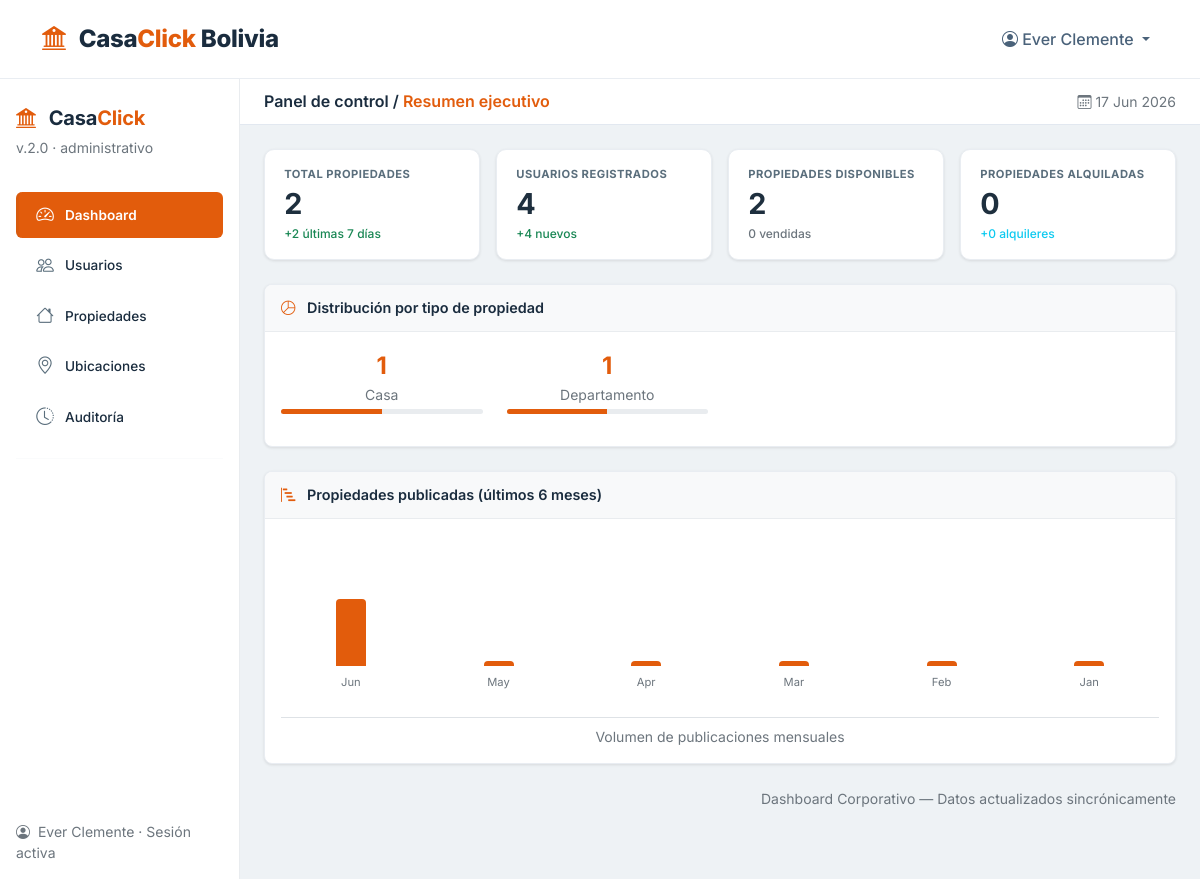
The app's page /dashboard (signed in) with its own data.
### app/models.py (models this page shows, shortened)
class Usuario(db.Model, UserMixin):
    __tablename__ = "users"
    id_usuario = db.Column(db.Integer, primary_key=True)
    nombre = db.Column(db.String(100), nullable=False)
    email = db.Column(db.String(100), nullable=False, unique=True)
    telefono = db.Column(db.String(20), nullable=False)
    rol = db.Column(db.String(20), nullable=False)
    password = db.Column(db.String(200), nullable=False)
    fecha_registro = db.Column(db.Date, nullable=False)
    propiedades = db.relationship('Propiedad', back_populates='usuario', lazy=True, cascade="all, delete-orphan")

class Propiedad(db.Model):
    __tablename__ = "propiedades"
    id_propiedad = db.Column(db.Integer, primary_key=True)
    titulo = db.Column(db.String(200), nullable=False)
    descripcion = db.Column(db.Text, nullable=False)
    tipo = db.Column(db.String(50), nullable=False)
    superficie = db.Column(db.Float, nullable=False)
    direccion = db.Column(db.String(255), nullable=False)
    precio = db.Column(db.Float, nullable=False)
    estado = db.Column(db.String(50), nullable=False)
    fecha_publicacion = db.Column(db.Date, nullable=False)
    id_departamento = db.Column(db.Integer, db.ForeignKey('departamentos.id_departamento'), nullable=False)
    id_provincia = db.Column(db.Integer, db.ForeignKey('provincias.id_provincia'), nullable=False)
    id_ciudad = db.Column(db.Integer, db.ForeignKey('ciudades.id_ciudad'), nullable=False)
    id_usuario = db.Column(db.Integer, db.ForeignKey('users.id_usuario'), nullable=False)
    usuario = db.relationship('Usuario', back_populates='propiedades')
    departamento = db.relationship('Departamento', back_populates='propiedades')
    provincia = db.relationship('Provincia', back_populates='propiedades')
    ciudad = db.relationship('Ciudad', back_populates='propiedades')
    imagenes = db.relationship('Imagen',back_populates='propiedad', lazy=True, cascade="all, delete-orphan")

### app/main/routes.py (the view)
@main_bp.route("/dashboard")
@login_required
def dashboard():
    if current_user.rol.lower() != 'administrador':
        return render_template("main/index.html")
    total_propiedades = Propiedad.query.count()
    total_usuarios = Usuario.query.count()
    propiedades_activas = Propiedad.query.filter_by(estado='disponible').count()
    propiedades_vendidas = Propiedad.query.filter_by(estado='vendido').count()
    propiedades_alquiladas = Propiedad.query.filter_by(estado='alquilado').count()
    administradores = Usuario.query.filter_by(rol='administrador').count()
    vendedores = Usuario.query.filter_by(rol='vendedor').count()
    clientes = Usuario.query.filter_by(rol='cliente').count()
    tipos = db.session.query(
        Propiedad.tipo,
        func.count(Propiedad.id_propiedad).label('total')
    ).group_by(Propiedad.tipo).all()
    fecha_limite = datetime.now().date() - timedelta(days=7)
    propiedades_recientes = Propiedad.query.filter(
        Propiedad.fecha_publicacion >= fecha_limite
    ).order_by(Propiedad.fecha_publicacion.desc()).limit(10).all()
    usuarios_recientes = Usuario.query.order_by(
        Usuario.fecha_registro.desc()
    ).limit(10).all()
    auditoria_reciente = Auditoria.query.order_by(
        Auditoria.fecha_actividad.desc(),
        Auditoria.hora_actividad.desc()
    ).limit(10).all()
    meses = []
    ventas_mensuales = []
    for i in range(6):
        mes = datetime.now().date().replace(day=1) - timedelta(days=30*i)
        inicio_mes = mes.replace(day=1)
        fin_mes = (inicio_mes + timedelta(days=32)).replace(day=1) - timedelta(days=1)
        count = Propiedad.query.filter(
            Propiedad.fecha_publicacion >= inicio_mes,
            Propiedad.fecha_publicacion <= fin_mes
        ).count()
        meses.append(inicio_mes.strftime('%b'))
        ventas_mensuales.append(count)
    max_ventas = max(ventas_mensuales) if ventas_mensuales else 1
    alturas_barras = []
    for venta in ventas_mensuales:
        if max_ventas > 0:
            altura = (venta / (max_ventas + 1)) * 100
        else:
            altura = 10
        alturas_barras.append(altura)
    tipos_data = [{'tipo': t.tipo, 'total': t.total} for t in tipos]
    return render_template(
        'main/dashboard.html',
        total_propiedades=total_propiedades,
        total_usuarios=total_usuarios,
        propiedades_activas=propiedades_activas,
        propiedades_vendidas=propiedades_vendidas,
        propiedades_alquiladas=propiedades_alquiladas,
        administradores=administradores,
        vendedores=vendedores,
        clientes=clientes,
        propiedades_recientes=propiedades_recientes,
        usuarios_recientes=usuarios_recientes,
        auditoria_reciente=auditoria_reciente,
        tipos_data=tipos_data,
        meses=meses,
        ventas_mensuales=ventas_mensuales,
        alturas_barras=alturas_barras
    )

### app/templates/main/dashboard.html (shortened to what this page needs)
{% extends 'base.html' %}
{% block content %}
<div class="container-fluid p-0 d-flex flex-column min-vh-100">
    <div class="row g-0 flex-grow-1">
        <div class="col-auto sidebar" id="sidebarMenu">
            <div class="d-flex flex-column h-100 p-3 pt-4">
                <div class="mb-4 pb-2">
                    <div class="fw-bold fs-5" style="color:#1a2c3e;">
                        <i class="bi bi-bank2 me-2" style="color:#e25c0c;"></i>
                        <span style="letter-spacing:-0.2px;">Casa<span class="text-orange-sobre">Click</span></span>
                    </div>
                    <div class="small text-secondary mt-1">v.2.0 · administrativo</div>
                </div>
                <nav class="nav flex-column">
                    <a href="#" class="nav-link-custom active" data-section="dashboard"><i class="bi bi-speedometer2"></i> Dashboard</a>
                    <a href="#" class="nav-link-custom" data-section="usuarios"><i class="bi bi-people"></i> Usuarios</a>
                    <a href="#" class="nav-link-custom" data-section="propiedades"><i class="bi bi-house"></i> Propiedades</a>
                    <a href="#" class="nav-link-custom" data-section="ubicaciones"><i class="bi bi-geo-alt"></i> Ubicaciones</a>
                    <a href="#" class="nav-link-custom" data-section="auditoria"><i class="bi bi-clock-history"></i> Auditoría</a>
                </nav>
                <hr class="my-3">
                <div class="small text-secondary mt-auto">
                    <i class="bi bi-person-circle me-1"></i> {{ current_user.nombre }} · Sesión activa
                </div>
            </div>
        </div>
        <div class="col bg-light" style="background-color: #eef2f5 !important;">
            <div class="top-bar d-flex justify-content-between align-items-center">
                <div class="d-flex align-items-center gap-2">
                    <h5 class="mb-0 fw-semibold" style="font-size: 1rem;">Panel de control / <span class="text-orange-sobre" id="seccionActual">Resumen ejecutivo</span></h5>
                </div>
                <div class="d-flex gap-2">
                    <span class="small text-secondary"><i class="bi bi-calendar3"></i> {{ datetime.now().strftime('%d %b %Y') }}</span>
                </div>
            </div>
            <div class="p-3 p-md-4" id="contenidoPrincipal">
                <div id="seccion-dashboard">
                    <div class="row g-3 mb-4">
                        <div class="col-md-3 col-6">
                            <div class="metric-card">
                                <div class="metric-title">Total propiedades</div>
                                <div class="metric-value" id="totalPropiedades">{{ total_propiedades }}</div>
                                <div class="metric-trend text-success">+{{ propiedades_recientes|length }} últimas 7 días</div>
                            </div>
                        </div>
                        <div class="col-md-3 col-6">
                            <div class="metric-card">
                                <div class="metric-title">Usuarios registrados</div>
                                <div class="metric-value" id="totalUsuarios">{{ total_usuarios }}</div>
                                <div class="metric-trend text-success">+{{ usuarios_recientes|length }} nuevos</div>
                            </div>
                        </div>
                        <div class="col-md-3 col-6">
                            <div class="metric-card">
                                <div class="metric-title">Propiedades disponibles</div>
                                <div class="metric-value" id="propDisponibles">{{ propiedades_activas }}</div>
                                <div class="metric-trend text-secondary">{{ propiedades_vendidas }} vendidas</div>
                            </div>
                        </div>
                        <div class="col-md-3 col-6">
                            <div class="metric-card">
                                <div class="metric-title">Propiedades alquiladas</div>
                                <div class="metric-value" id="propAlquiladas">{{ propiedades_alquiladas }}</div>
                                <div class="metric-trend text-info">+{{ propiedades_alquiladas }} alquileres</div>
                            </div>
                        </div>
                    </div>
                    <div class="card-plain mb-4">
                        <div class="card-header-plain">
                            <i class="bi bi-pie-chart me-2 text-orange-sobre"></i> Distribución por tipo de propiedad
                        </div>
                        <div class="p-3">
                            <div class="row">
                                {% for tipo in tipos_data %}
                                <div class="col-6 col-md-3 mb-3">
                                    <div class="text-center">
                                        <div class="fw-bold fs-4 text-orange-sobre">{{ tipo.total }}</div>
                                        <div class="small text-secondary">{{ tipo.tipo|capitalize }}</div>
                                        <div class="progress mt-1" style="height: 5px;">
                                            <div class="progress-bar bg-orange-sobre"
                                                 style="width: {{ (tipo.total / total_propiedades * 100) if total_propiedades > 0 else 0 }}%;">
                                            </div>
                                        </div>
                                    </div>
                                </div>
                                {% else %}
                                <div class="col-12 text-center text-secondary">No hay datos disponibles</div>
                                {% endfor %}
                            </div>
                        </div>
                    </div>
                    <div class="card-plain">
                        <div class="card-header-plain">
                            <i class="bi bi-bar-chart-steps me-2 text-orange-sobre"></i> Propiedades publicadas (últimos 6 meses)
                        </div>
                        <div class="p-3">
                            <div class="simple-bars">
                                {% for mes in meses %}
                                    {% set max_ventas = ventas_mensuales|max|default(1) %}
                                    {% set altura = ((ventas_mensuales[loop.index0] / (max_ventas + 1) * 100)|round|int) if max_ventas > 0 else 10 %}
                                    <div class="simple-bar-item">
                                        <div class="bar-column" style='height: {{ altura }}px;'></div>
                                        <div class="bar-label">{{ mes }}</div>
                                    </div>
                                {% endfor %}
                            </div>
                            <div class="small text-secondary mt-3 border-top pt-2 text-center">Volumen de publicaciones mensuales</div>
                        </div>
                    </div>
                </div>
                <div class="mt-3 text-end small text-secondary py-2">
                    Dashboard Corporativo — Datos actualizados sincrónicamente
                </div>
            </div>
        </div>
    </div>
</div>
{% endblock %}

### app/templates/components/navbar.html (shortened to what this page needs)
<nav class="navbar navbar-expand-lg sticky-top">
    <div class="container">
        <a class="navbar-brand" href="{{ url_for('main.index') }}">
            <i class="bi bi-bank2 me-2" style="color:#e25c0c;"></i>
            Casa<span class="text-orange">Click</span> Bolivia
        </a>
        <div class="collapse navbar-collapse" id="navbarMain">
            <ul class="navbar-nav ms-auto mb-2 mb-lg-0 align-items-center gap-2">
                {% if current_user.is_authenticated %}
                    <li class="nav-item dropdown">
                        <a class="nav-link dropdown-toggle" href="#" id="navbarDropdown" role="button" data-bs-toggle="dropdown">
                            <i class="bi bi-person-circle"></i>
                            {{ current_user.nombre }}
                        </a>
                    </li>
                {% endif %}
            </ul>
        </div>
    </div>
</nav>

### records on screen
Usuario: nombre "Ever Clemente"
Propiedad: total "1", tipo "Casa", {{ (tipo.total / total_propiedades * 100) if total_propiedades > 0 else 0 }} 50.0 (drawn)
Propiedad: total "1", tipo "Departamento", {{ (tipo.total / total_propiedades * 100) if total_propiedades > 0 else 0 }} 50.0 (drawn)

### other values on screen
{{ total_propiedades }} "2"
{{ propiedades_recientes|length }} "2"
{{ total_usuarios }} "4"
{{ usuarios_recientes|length }} "4"
{{ propiedades_activas }} "2"
{{ propiedades_vendidas }} "0"
{{ propiedades_alquiladas }} "0"
{{ mes }} "Jun" "May" "Apr" "Mar" "Feb" "Jan"
